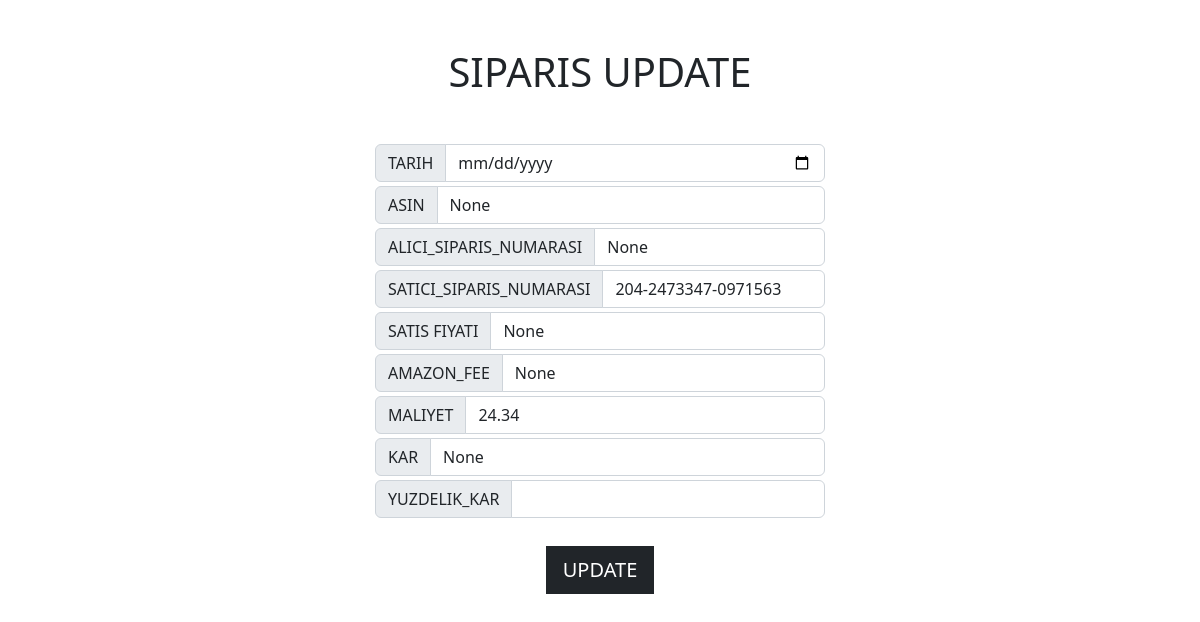
Page /muhasebe/3 on the committed database.
### main/models.py (models this page shows, shortened)
class Data(models.Model):
    uuid = models.UUIDField( unique=True, editable=False , null=True , blank = True)
    KULLANICI = models.ForeignKey(User , blank=True , null=True , on_delete = models.CASCADE)
    TARIH = models.DateField(null=True , blank=True)
    ASIN = models.CharField(max_length=100 , null=True ,  blank=True)
    ALICI_SIPARIS_NUMARASI = models.CharField(max_length=100 , null=True,  blank=True)
    SATICI_SIPARIS_NUMARASI = models.CharField(max_length=100,null=True, blank=True)
    SATIS_FIYATI = models.FloatField(blank=True , null=True)
    AMAZON_FEE = models.FloatField(blank=True ,null=True)
    MALIYET = models.FloatField(blank=True , null=True)
    DEPO_MALIYET = models.FloatField(blank=True , null=True)
    KAR = models.FloatField(blank=True , null=True)
    YUZDELIK_KAR = models.FloatField(blank=True , null=True)

### main/views.py (the view)
# urls.py: path("muhasebe/<int:id>" , muhasebe_update),
def muhasebe_update(request , id):
    siparis = Data.objects.get(id=id)
    '''
    TODO
    FORM UPDATE VIEWS
    '''
    data = {
        'siparis' : siparis
    }
    return render(request , 'muhasebe_update.html' , data)

### main/templates/muhasebe_update.html (shortened to what this page needs)
<!DOCTYPE html>
<html lang="en">
<head>
    <link href="https://cdn.jsdelivr.net/npm/bootstrap@5.2.3/dist/css/bootstrap.min.css" rel="stylesheet">
</head>
<body>
    <h1 class="my-5 text-center">SIPARIS UPDATE</h1>
    <form class='w-75 mx-auto 'action="" method="post">{%csrf_token%}
        <div class="input-group w-50 mx-auto my-1">
            <span class="input-group-text">TARIH</span>
            <input type="date" id="DATE" value="{{ siparis.TARIH|date:'Y-m-d'}}" class="form-control">
          </div>
        <div class="input-group w-50 mx-auto my-1">
            <span class="input-group-text">ASIN</span>
            <input type="text" id="ASIN" value="{{siparis.ASIN}}" class="form-control">
          </div>
        <div class="input-group w-50 mx-auto my-1">
            <span class="input-group-text">ALICI_SIPARIS_NUMARASI</span>
            <input type="text" id="ALICI_SP" value="{{siparis.ALICI_SIPARIS_NUMARASI}}" class="form-control">
          </div>
        <div class="input-group w-50 mx-auto my-1">
            <span class="input-group-text">SATICI_SIPARIS_NUMARASI</span>
            <input type="text" id="SATICI_SP" value="{{siparis.SATICI_SIPARIS_NUMARASI}}" class="form-control">
          </div>
        <div class="input-group w-50 mx-auto my-1">
            <span class="input-group-text">SATIS FIYATI</span>
            <input type="text" id="SATIS_FIYATI" value="{{siparis.SATIS_FIYATI}}" class="form-control">
          </div>
        <div class="input-group w-50 mx-auto my-1">
            <span class="input-group-text">AMAZON_FEE</span>
            <input type="text" id="AMAZON_FEE" value="{{siparis.AMAZON_FEE}}" class="form-control">
          </div>
        <div class="input-group w-50 mx-auto my-1">
            <span class="input-group-text">MALIYET</span>
            <input type="text" id="MALIYET" value="{{siparis.MALIYET}}" class="form-control">
          </div>
        <div class="input-group w-50 mx-auto my-1">
            <span class="input-group-text">KAR</span>
            <input type="text" id="KAR" value="{{siparis.KAR}}" class="form-control">
          </div>
        <div class="input-group w-50 mx-auto my-1">
            <span class="input-group-text">YUZDELIK_KAR</span>
            <input type="text" value="{{siparis.YUZDELIK}}" class="form-control" readonly>
          </div>
          <center><button type="submit" class="btn btn-lg btn-dark rounded-0 my-4">UPDATE</button></center>
    </form>
</body>
</html>

### rows in the picture
Data: ASIN "None", ALICI_SIPARIS_NUMARASI "None", SATICI_SIPARIS_NUMARASI "204-2473347-0971563", SATIS_FIYATI "None", AMAZON_FEE "None", MALIYET "24.34", KAR "None"
